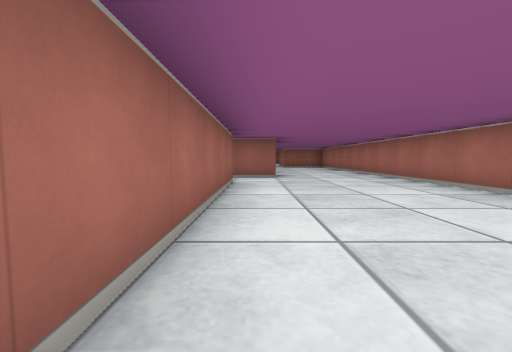
View 1 (above)

20 first-person views from a walk through a cub3D ray-caster map. The camera is about half as high as the walls, tilts 4° down and sees 90° across. The floor is counted in squares. Each view is taken from the middle of a square. On the plan, view 1 faces up. The plan holds only what a view shows up to about 9 squares ahead; the rest is blank.

View 2
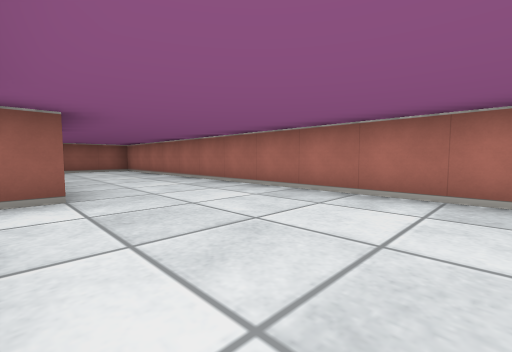

View 3
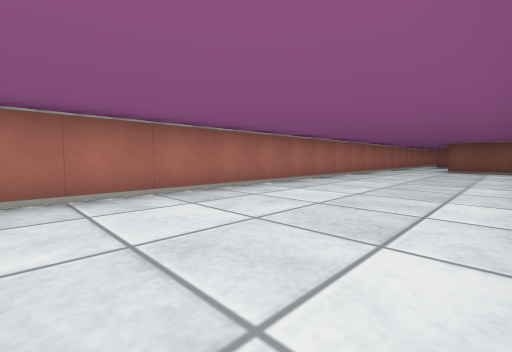

View 4
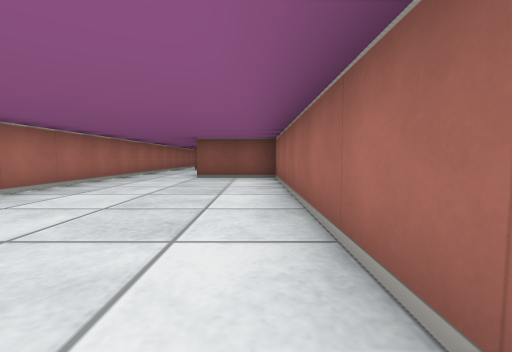

View 5
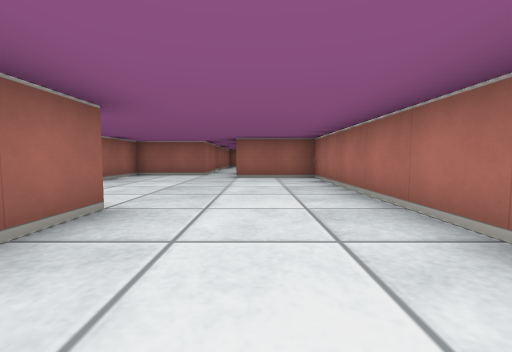

View 6
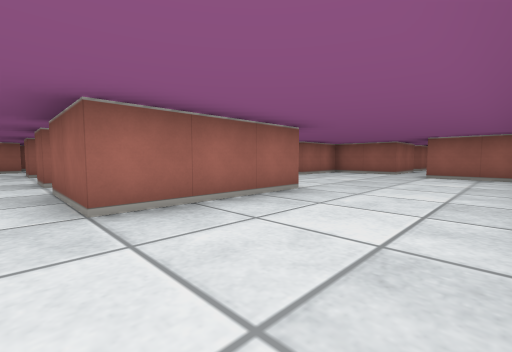

View 7
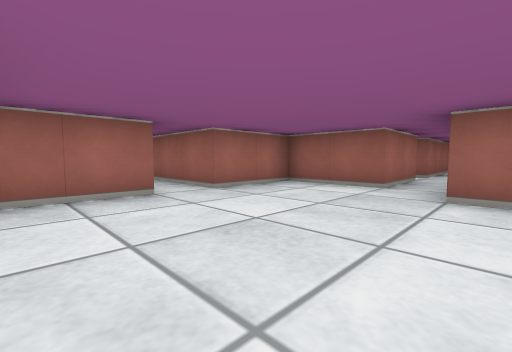

View 8
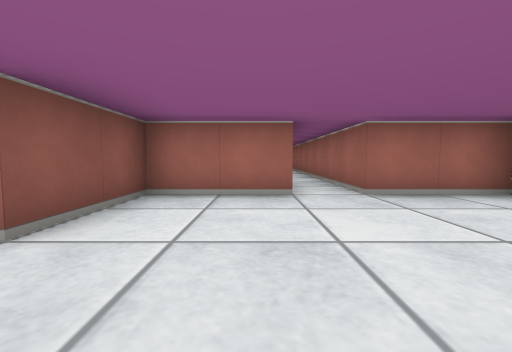

View 9
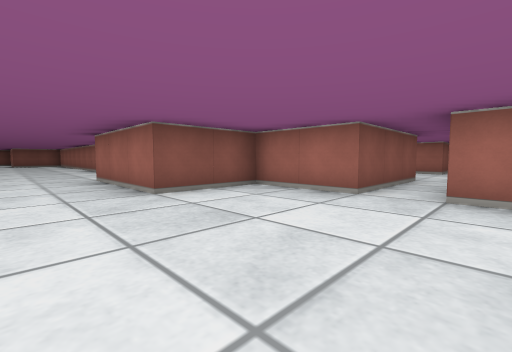

View 10
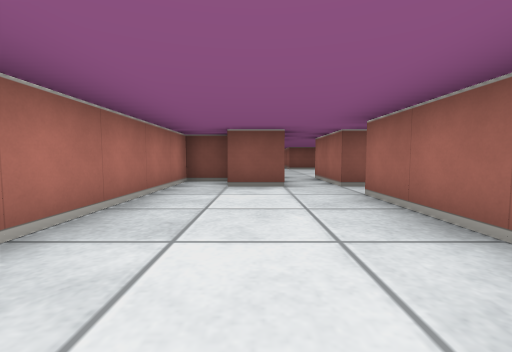

View 11
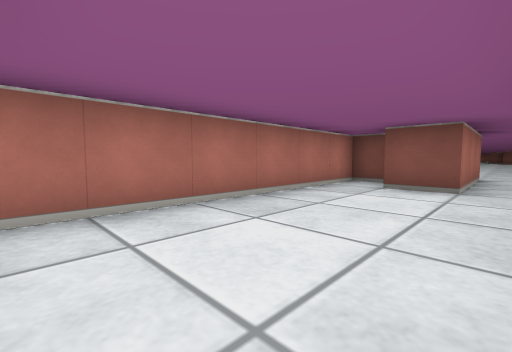

View 12
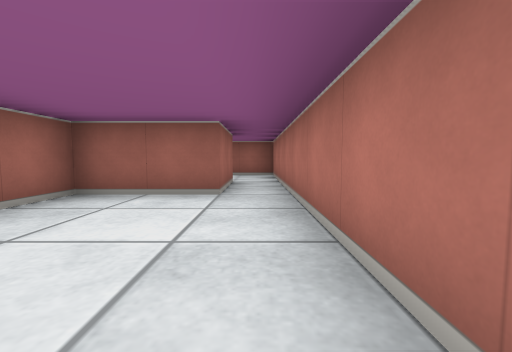

View 13
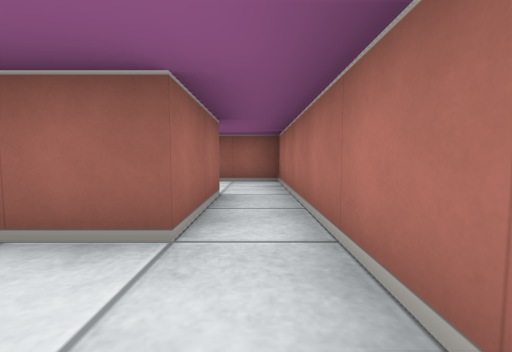

View 14
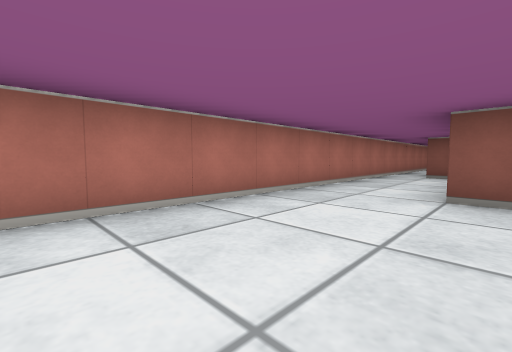

View 15
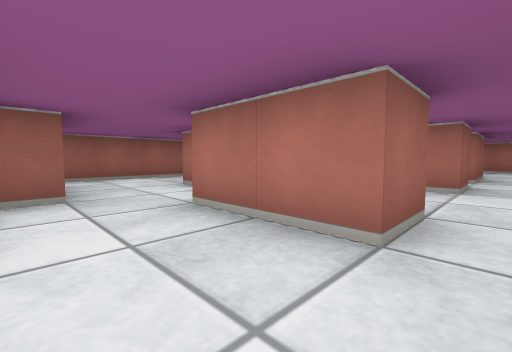

View 16
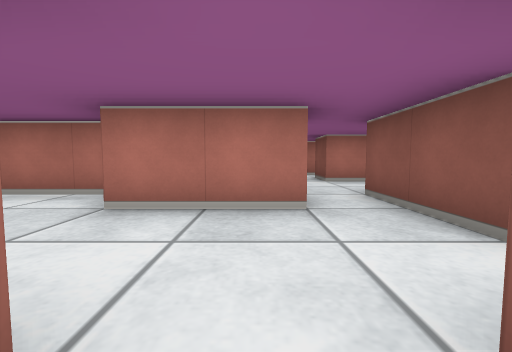

View 17
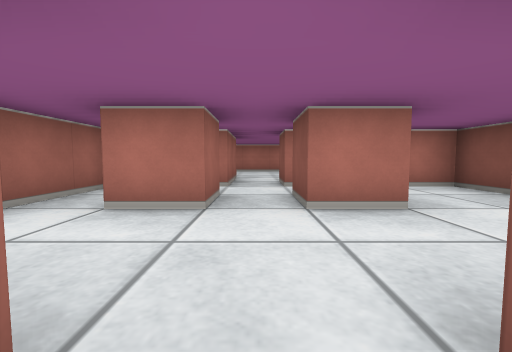

View 18
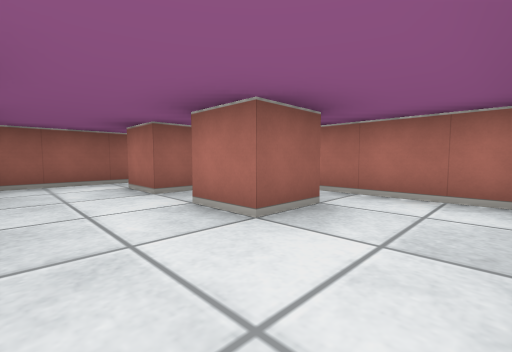

View 19
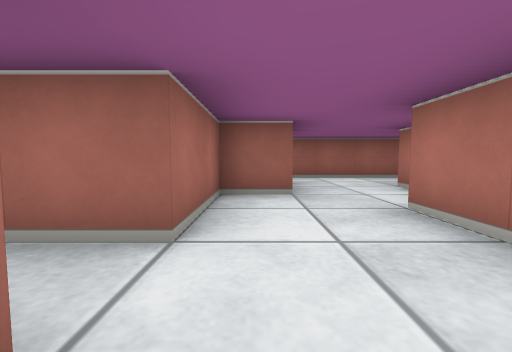

View 20
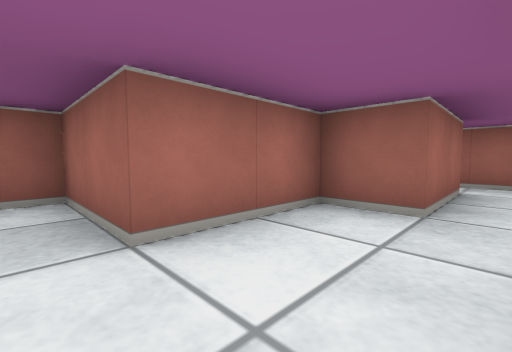

### Floor plan
Points are (right, up) in squares from view 1. A wall is a line through its corners. A room is listed if a view was taken in it or the views show most of it. See-through windows are left out.
Room 1 (views 1, 2, 3, 4, 5, 6, 7, 8, 9, 14)
walls: (-1.5, 5.5) (-0.5, 5.5) (-0.5, -5.5) (1.5, -5.5); (-4.5, 11.5) (-1.5, 11.5) (-1.5, 9.5) (0.5, 9.5) (0.5, 6.5) (-1.5, 6.5); (0.5, 14.5) (-1.5, 14.5) (-1.5, 12.5) (-4.4, 12.5); (2, -9.5) (2.5, -9.5); (3.5, -12.4) (3.5, 13.5) (1.5, 13.5) (1.5, 14.5)
ways out: opening at (1, 15.5) to room 2; opening at (-1, 6) to room 4; opening at (-4, 12) to room 5
Room 2 (views 10, 11, 12, 13)
walls: (0, 16.5) (0.5, 16.5) (0.5, 14.5); (2.5, 15.5) (3.5, 15.5) (3.5, 21.5); (1.5, 14.5) (1.5, 16.5) (2.5, 16.5); (2.5, 21.5) (0.5, 21.5) (0.5, 17.5)
ways out: opening at (1, 15.5) to room 1; opening at (0, 17); opening at (3, 22.5)
Room 3 (views 15, 16, 19, 20)
walls: (-8.5, 6.6) (-8.5, 6); (-7.5, 5.5) (-6.5, 5.5); (-6.5, 6.5) (-6.5, 8.5); (-7.5, 9.5) (-8.5, 9.5) (-8.5, 7.5) (-10.5, 7.5) (-10.5, 6.9)
ways out: opening at (-6, 6) to room 4; opening at (-7, 10) to room 5
Room 4 (views 17, 18)
walls: (-2.4, 4.5) (-3.5, 4.5) (-3.5, 5.5) (-2.5, 5.5); (-5.4, 6.5) (-6.5, 6.5); (-2.5, 6.5) (-3.5, 6.5) (-3.5, 7.5); (-6.5, 5.5) (-5.5, 5.5); (-2.5, 2.5) (-1.5, 2.5) (-1.5, 5.5); (-1.8, 8.5) (-5.1, 8.5)
ways out: opening at (-1, 6) to room 1; opening at (-6, 6) to room 3
Room 5 (no view inside)
walls: (-5.5, 9) (-5.5, 10.5); (-4.4, 12.5) (-7.6, 12.5); (-8.5, 11.5) (-7.5, 11.5) (-7.5, 9.5)
ways out: opening at (-4, 12) to room 1; opening at (-7, 10) to room 3; opening at (-8, 12)

Where each view was taken, in squares from view 1:
view 1: 0 up, 0 right, facing up
view 2: 3 up, 0 right, facing up-right
view 3: 5 up, 0 right, facing down-right
view 4: 1 up, 0 right, facing down
view 5: 7 up, 2 right, facing up
view 6: 6 up, 3 right, facing up-left
view 7: 10 up, 2 right, facing up-left
view 8: 11 up, 2 right, facing left
view 9: 13 up, 2 right, facing down-left
view 10: 21 up, 2 right, facing down
view 11: 21 up, 1 right, facing down-right
view 12: 18 up, 3 right, facing up
view 13: 20 up, 3 right, facing up
view 14: 2 down, 1 right, facing down-right
view 15: 6 up, 8 left, facing up-right
view 16: 7 up, 9 left, facing right
view 17: 6 up, 6 left, facing right
view 18: 3 up, 5 left, facing up-right
view 19: 6 up, 8 left, facing up
view 20: 7 up, 7 left, facing up-left
